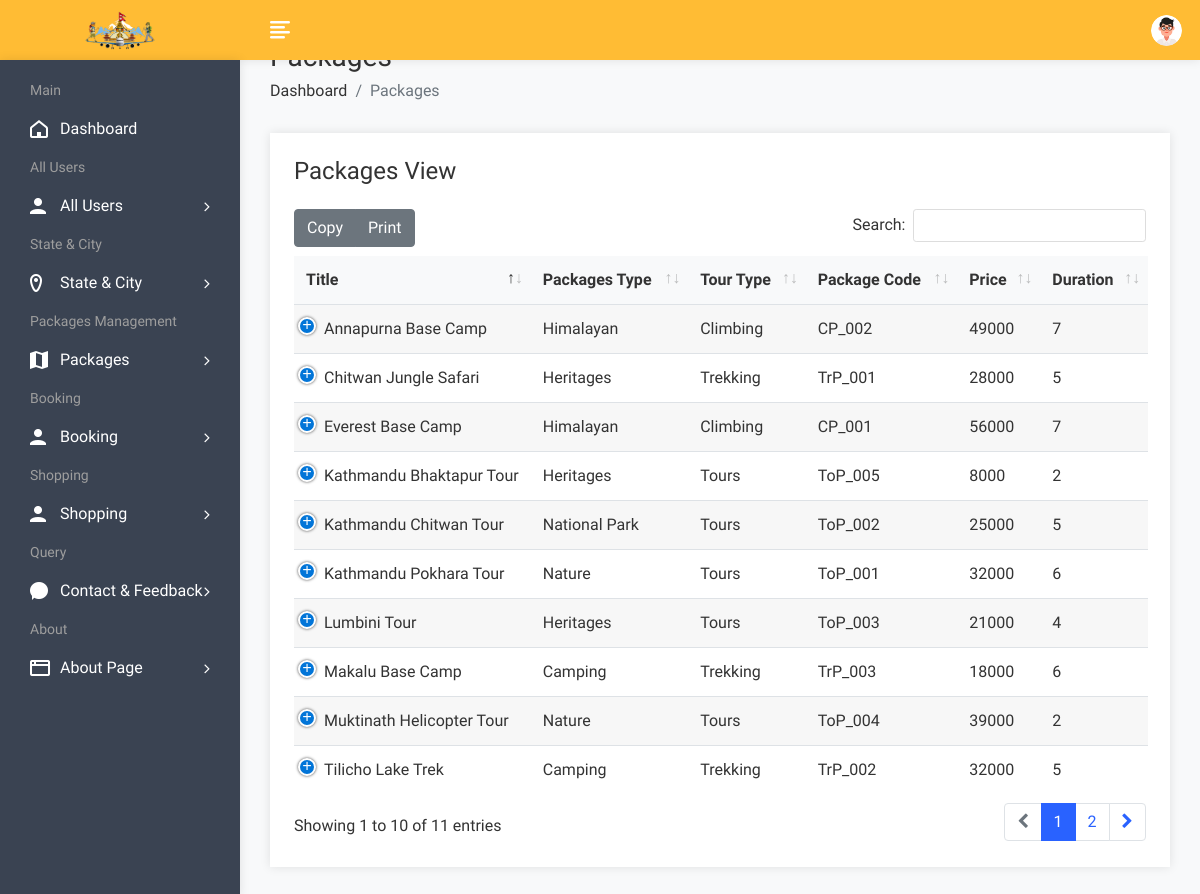
The page /admin/packageview.php (signed in) on the database its author committed.
### tables this page shows
CREATE TABLE `packages` (
  `pid` int(50) NOT NULL,
  `title` varchar(200) NOT NULL,
  `pcontent` longtext NOT NULL,
  `type` varchar(100) NOT NULL,
  `duration` varchar(50) NOT NULL,
  `stype` varchar(100) NOT NULL,
  `day` int(50) NOT NULL,
  `night` int(50) NOT NULL,
  `code` varchar(50) NOT NULL,
  `discount` varchar(50) NOT NULL,
  `extra1` int(50) NOT NULL,
  `extra2` varchar(50) NOT NULL,
  `extra4` int(50) NOT NULL,
  `price` int(50) NOT NULL,
  `location` varchar(200) NOT NULL,
  `city` varchar(100) NOT NULL,
  `state` varchar(100) NOT NULL,
  `feature` longtext NOT NULL,
  `pimage` varchar(300) NOT NULL,
  `pimage1` varchar(300) NOT NULL,
  `pimage2` varchar(300) NOT NULL,
  `pimage3` varchar(300) NOT NULL,
  `pimage4` varchar(300) NOT NULL,
  `uid` int(50) NOT NULL,
  `status` varchar(50) NOT NULL,
  `mapimage` varchar(300) NOT NULL,
  `topmapimage` varchar(300) NOT NULL,
  `groundmapimage` varchar(300) NOT NULL,
  `extra3` varchar(50) NOT NULL,
  `date` datetime NOT NULL DEFAULT current_timestamp(),
  `isFeatured` int(11) DEFAULT NULL
);

### admin/packageview.php (the view, shortened to what this page needs)
<!DOCTYPE html>
<html lang="en">
<head>
    <link rel="stylesheet" href="assets/css/bootstrap.min.css">
    <link rel="stylesheet" href="assets/css/font-awesome.min.css">
    <link rel="stylesheet" href="assets/css/feathericon.min.css">
    <link rel="stylesheet" href="assets/plugins/datatables/dataTables.bootstrap4.min.css">
    <link rel="stylesheet" href="assets/plugins/datatables/responsive.bootstrap4.min.css">
    <link rel="stylesheet" href="assets/plugins/datatables/select.bootstrap4.min.css">
    <link rel="stylesheet" href="assets/plugins/datatables/buttons.bootstrap4.min.css">
    <link rel="stylesheet" href="assets/css/style.css">
</head>
<body>
    <?php include("header.php"); ?>
    <div class="page-wrapper">
        <div class="content container-fluid">
            <div class="page-header">
                <div class="row">
                    <div class="col">
                        <h3 class="page-title">Packages</h3>
                        <ul class="breadcrumb">
                            <li class="breadcrumb-item"><a href="dashboard.php">Dashboard</a></li>
                            <li class="breadcrumb-item active">Packages</li>
                        </ul>
                    </div>
                </div>
            </div>
            <div class="row">
                <div class="col-12">
                    <div class="card">
                        <div class="card-body">
                            <h4 class="header-title mt-0 mb-4">Packages View</h4>
                            <table id="datatable-buttons" class="table table-striped dt-responsive nowrap">
                                <thead>
                                    <tr>
                                        <th>Title</th>
                                        <th>Packages Type</th>
                                        <th>Tour Type</th>
                                        <th>Package Code</th>
                                        <th>Price</th>
                                        <th>Duration</th>
                                    </tr>
                                </thead>
                                <tbody>
                                    <?php
                                    $query = mysqli_query($con, "select * from packages");
                                    while ($row = mysqli_fetch_row($query)) {
                                    ?>
                                    <tr>
                                        <td><?php echo $row['1']; ?></td>
                                        <td><?php echo $row['3']; ?></td>
                                        <td><?php echo $row['5']; ?></td>
                                        <td><?php echo $row['8']; ?></td>
                                        <td><?php echo $row['13']; ?></td>
                                        <td><?php echo $row['4']; ?></td>
                                    </tr>
                                    <?php
                                    }
                                    ?>
                                </tbody>
                            </table>
                        </div>
                    </div>
                </div>
            </div>
        </div>
    </div>
</body>
</html>

### rows shown on the page
packages: title "Everest Base Camp", type "Himalayan", stype "Climbing", code "CP_001", price "56000", duration "7"
packages: title "Annapurna Base Camp", type "Himalayan", stype "Climbing", code "CP_002", price "49000", duration "7"
packages: title "Kathmandu Pokhara Tour", type "Nature", stype "Tours", code "ToP_001", price "32000", duration "6"
packages: title "Kathmandu Chitwan Tour", type "National Park", stype "Tours", code "ToP_002", price "25000", duration "5"
packages: title "Chitwan Jungle Safari", type "Heritages", stype "Trekking", code "TrP_001", price "28000", duration "5"
packages: title "Lumbini Tour", type "Heritages", stype "Tours", code "ToP_003", price "21000", duration "4"
packages: title "Tilicho Lake Trek", type "Camping", stype "Trekking", code "TrP_002", price "32000", duration "5"
packages: title "Makalu Base Camp", type "Camping", stype "Trekking", code "TrP_003", price "18000", duration "6"
packages: title "Muktinath Helicopter Tour", type "Nature", stype "Tours", code "ToP_004", price "39000", duration "2"
packages: title "Kathmandu Bhaktapur Tour", type "Heritages", stype "Tours", code "ToP_005", price "8000", duration "2"
